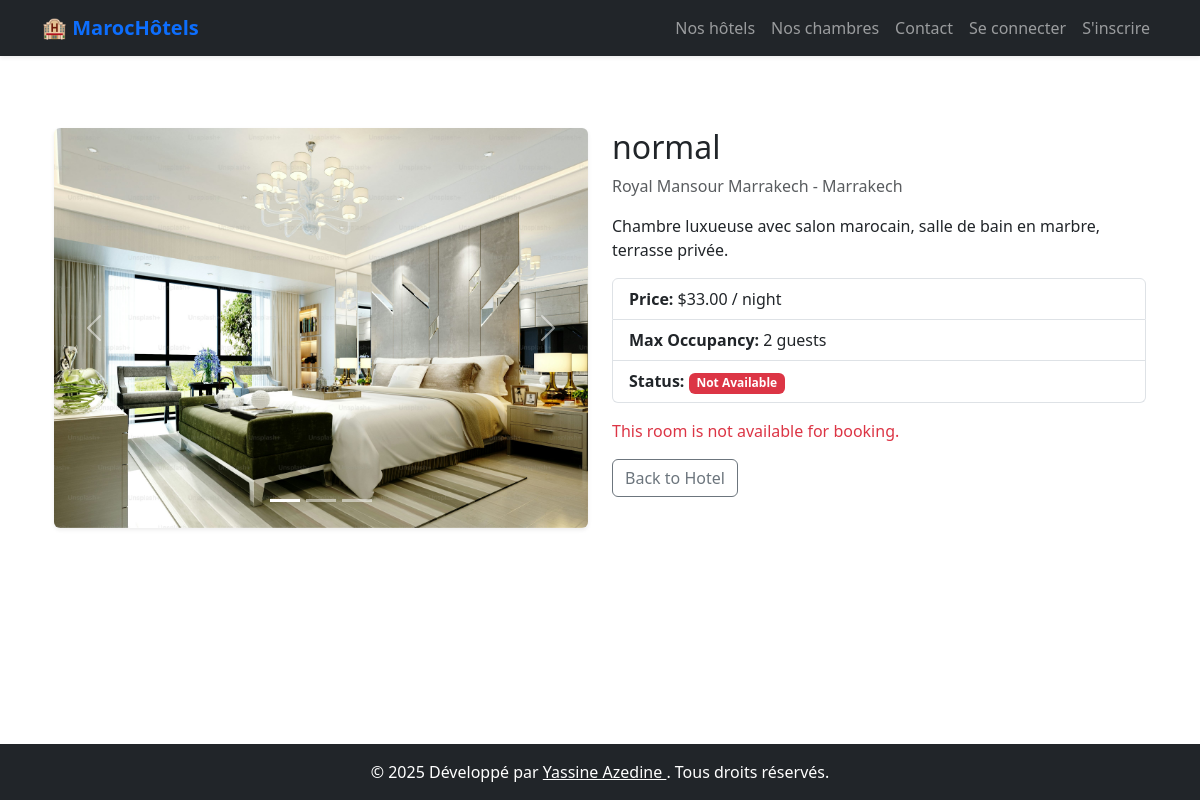
Page /rooms/room/5/ on the committed database.
### rooms/models.py (models this page shows, shortened)
class RoomImage(models.Model):
    room = models.ForeignKey(Room, related_name='images', on_delete=models.CASCADE)
    image = models.ImageField(upload_to='room_images/')

class Room(models.Model):
    hotel = models.ForeignKey(Hotel, related_name='rooms', on_delete=models.CASCADE)
    room_type = models.CharField(
           choices=[
        ("normal", 'normal'),
        ("double", 'double')
    ],
        max_length=100)  # Type of room (e.g., Single, Double, Suite)
    price = models.DecimalField(max_digits=8, decimal_places=2)
    description = models.TextField()
    cover = models.ImageField(upload_to='room_cover/')
    max_occupancy = models.IntegerField()  # Max number of people
    available = models.IntegerField(
    choices=[
        (1, 'Available'),
        (0, 'Not Available')
    ],
    default=1
    )
    def __str__(self):
        return f'{self.room_type} - {self.hotel.name} - {self.price} , av'

### hotels/models.py (models this page shows, shortened)
class Hotel(models.Model):
    name = models.CharField(max_length=100)
    location = models.CharField(max_length=255)
    rating = models.DecimalField(max_digits=2, decimal_places=1)
    image = models.ImageField(upload_to='hotels_images/')
    description = models.TextField()

### rooms/views.py (the view)
# urls.py: path('room/<int:room_id>/', views.room_detail, name='room_detail'),
def room_detail(request, room_id):
    room = get_object_or_404(Room, id=room_id)
    images = RoomImage.objects.filter(room=room)
    print(f"Room: {room}")
    for img in images:
        print(f"Image: {img.image.url}")
    return render(request, 'rooms/room_detail.html', {
        'room': room,
        'images': images
    })

### rooms/templates/rooms/room_detail.html (shortened to what this page needs)
{% extends "base.html" %}
{% block content %}
<div class="container my-5">
  <div class="row">
    <div class="col-md-6">
      <div id="roomCarousel" class="carousel slide" data-bs-ride="carousel">
        <div class="carousel-indicators">
          {% for image in room.images.all %}
            <button type="button" data-bs-target="#roomCarousel" data-bs-slide-to="{{ forloop.counter0 }}"
                    class="{% if forloop.first %}active{% endif %}" aria-current="true"
                    aria-label="Image {{ forloop.counter }}">
            </button>
          {% endfor %}
        </div>
        <div class="carousel-inner rounded shadow-sm">
          {% for image in room.images.all %}
            <div class="carousel-item {% if forloop.first %}active{% endif %}">
              <img src="{{ image.image.url }}" class="d-block w-100" alt="Chambre {{ room.room_type }} - Image {{ forloop.counter }}" loading="lazy" style="object-fit: cover; height: 400px;">
            </div>
          {% endfor %}
        </div>
        <button class="carousel-control-prev" type="button" data-bs-target="#roomCarousel" data-bs-slide="prev">
          <span class="carousel-control-prev-icon" aria-hidden="true"></span>
        </button>
        <button class="carousel-control-next" type="button" data-bs-target="#roomCarousel" data-bs-slide="next">
          <span class="carousel-control-next-icon" aria-hidden="true"></span>
        </button>
      </div>
    </div>
    <div class="col-md-6">
      <h2>{{ room.room_type }}</h2>
      <p class="text-muted">{{ room.hotel.name }} - {{ room.hotel.location }}</p>
      <p>{{ room.description }}</p>
      <ul class="list-group mb-3">
        <li class="list-group-item"><strong>Price:</strong> ${{ room.price }} / night</li>
        <li class="list-group-item"><strong>Max Occupancy:</strong> {{ room.max_occupancy }} guests</li>
        <li class="list-group-item">
          <strong>Status:</strong>
          {% if room.available == 1 %}
            <span class="badge bg-success">Available</span>
          {% else %}
            <span class="badge bg-danger">Not Available</span>
          {% endif %}
        </li>
      </ul>
      {%if room.available == 1 %}
      <a href="{% url 'book_room' room.id %}" class="btn btn-primary">Book Now</a>
      {% else %}
        <p class="text-danger">This room is not available for booking.</p>
      {% endif %}
      <a href="{% url 'hotel_detail' room.hotel.id %}" class="btn btn-outline-secondary">Back to Hotel</a>
    </div>
  </div>
{% endblock %}

### rows in the picture
RoomImage: image (picture)
Room: room_type "normal", hotel.name "Royal Mansour Marrakech", hotel.location "Marrakech", description "Chambre luxueuse avec salon marocain, salle de bain en marbre, terrasse privée.", price "33.00", max_occupancy "2"
